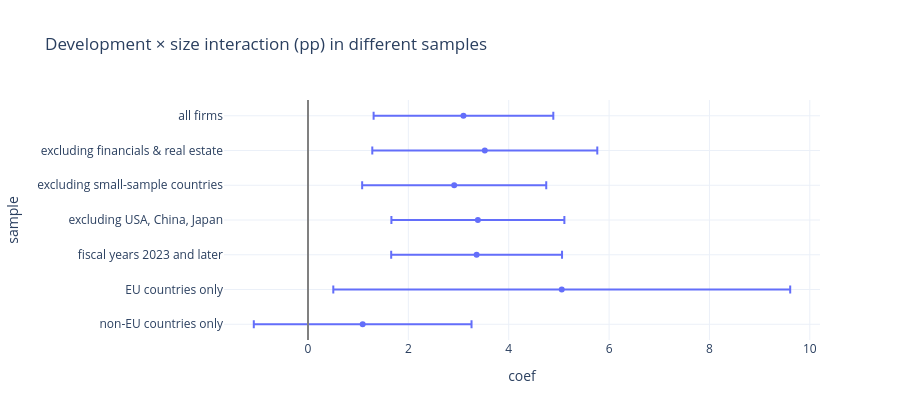

The notebook cell this image was saved under:
### Markdown cell above
## 4 · Robustness
The interaction in seven samples (wild bootstrap, 499 draws each).

### Code cell
rob, rob_share = robustness("dev_x_size", "roa_pp", 1, extra="dev_z")
fig = px.scatter(rob.reset_index(), x="coef", y="sample", error_x=rob.ci_high - rob.coef, error_x_minus=rob.coef - rob.ci_low, title="Development × size interaction (pp) in different samples")
fig.add_vline(x=0, line_color="grey"); fig.update_layout(height=420, yaxis_autorange="reversed"); fig.show()
print(f"Predicted sign (positive) in {rob_share:.0%} of samples.")
rob

### Figure 1 — Plotly figure (JSON) as saved in the notebook; plotly's stock layout.template omitted (floating-point values rounded to 4 significant figures)
{"data": [{"error_x": {"array": [1.791, 2.242, 1.834, 1.723, 1.702, 4.552, 2.169], "arrayminus": [1.791, 2.242, 1.834, 1.723, 1.702, 4.552, 2.169]}, "hovertemplate": "coef=%{x}<br>sample=%{y}<extra></extra>", "legendgroup": "", "marker": {"color": "#636efa", "symbol": "circle"}, "mode": "markers", "name": "", "orientation": "h", "showlegend": false, "type": "scatter", "x": [3.098, 3.523, 2.914, 3.386, 3.36, 5.057, 1.09], "xaxis": "x", "y": ["all firms", "excluding financials & real estate", "excluding small-sample countries", "excluding USA, China, Japan", "fiscal years 2023 and later", "EU countries only", "non-EU countries only"], "yaxis": "y"}], "layout": {"height": 420, "legend": {"tracegroupgap": 0}, "shapes": [{"line": {"color": "grey"}, "type": "line", "x0": 0, "x1": 0, "xref": "x", "y0": 0, "y1": 1, "yref": "y domain"}], "title": {"text": "Development × size interaction (pp) in different samples"}, "xaxis": {"anchor": "y", "domain": [0.0, 1.0], "title": {"text": "coef"}}, "yaxis": {"anchor": "x", "autorange": "reversed", "domain": [0.0, 1.0], "title": {"text": "sample"}}}}
